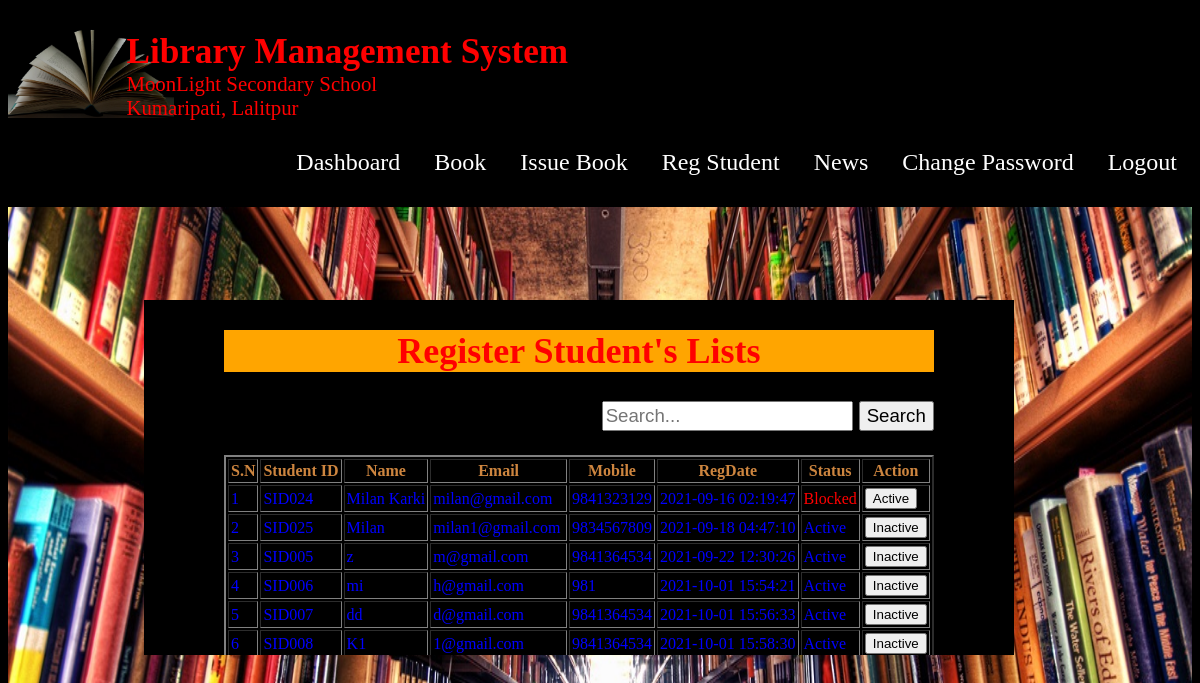
Page /Admin/RegStudent.php (signed in) on the committed database.
### tables this page shows
CREATE TABLE IF NOT EXISTS `students` (
  `id` int(10) unsigned NOT NULL,
  `profile_image` varchar(255) DEFAULT NULL,
  `StudentId` varchar(90) DEFAULT NULL,
  `name` varchar(150) DEFAULT NULL,
  `mobile` varchar(50) DEFAULT NULL,
  `email` varchar(150) DEFAULT NULL,
  `password` varchar(150) DEFAULT NULL,
  `Status` int(1) DEFAULT NULL,
  `RegDate` timestamp NULL DEFAULT CURRENT_TIMESTAMP,
  `UpdationDate` timestamp NULL DEFAULT NULL ON UPDATE CURRENT_TIMESTAMP
);

### Admin/RegStudent.php (the view, shortened to what this page needs)
<html>
	<body style="background-color:black;">
		<?php include('menu.php'); ?>
			<div class="text-block">
			<center id='center'><h2>Register Student's Lists</h2></center>
			<form method="POST" action="">
			<p align="right">
			<input type="text" name="keyword" id="keyword" placeholder="Search...">
			<input type="submit" name="Search" value="Search">
			</p>
			</form>
				<?php
				include("connect.php");
				if(isset($_POST['Search'])){
					$search=$_POST['keyword'];
					$query = "SELECT * FROM students WHERE StudentId like '%{$search}%' ||name like '%{$search}%' ||email like '$search' ||mobile like '$search' ";
					$result = mysqli_query($conn,$query);
				}else{
					$query = "select * from students";
					$result = mysqli_query($conn,$query);
				}
				$cnt=1;
				if(mysqli_num_rows($result)>0){
					echo '<section id="table-scroll">';
					echo '<table border="2" align="center" id="table" cellpadding="2" cellspacing="2">';
					echo '<tr>';
					echo '<th> S.N </th>';
					echo '<th> Student ID </th>';
					echo '<th> Name </th>';
					echo '<th> Email </th>';
					echo '<th> Mobile </th>';
					echo '<th> RegDate </th>';
					echo '<th> Status </th>';
					echo '<th> Action </th>';
					echo '</tr>';
					while($row = mysqli_fetch_assoc($result)){?>
						<tr>
						<td><?php echo $cnt ?></td>
						<td><?php echo $row["StudentId"]?></td>
						<td><?php echo $row["name"]?></td>
						<td><?php echo $row["email"]?></td>
						<td><?php echo $row["mobile"]?></td>
						<td><?php echo $row["RegDate"]?></td>
						<td><?php if($row['Status']==1){
                                                echo "Active";
                                            } else {
												echo "<p>Blocked</p>";
											}?></td>
						<td><?php if($row['Status']==1){?>
							<a href="RegStudent.php?inid=<?php echo $row['id']; ?>" onclick="return confirm('Are you sure you want to block this student?');" >  <button> Inactive</button>
						<?php } else {?>
							<a href="RegStudent.php?id=<?php echo $row['id']; ?>" onclick="return confirm('Are you sure you want to active this student?');"><button> Active</button>
                        <?php } ?></td>
						</tr><?php $cnt=$cnt+1;
						}
					}else
						echo "<h1>0 Register Students<h1>";
					?>
				</table>
				</section>
			</div>
		</div>
	</body>
</html>

### Admin/menu.php (shortened to what this page needs)
<div id="header-1">
			<div id="header-1-1">
				<a href="Dashbord.php">
				<img src="images/3.jpg" style="height:100%;" >
				</a>
			</div>
			<div id="header-1-2">
				<h1 style="font-size:220%;font-family:Old English Text MT;margin-bottom:-20px;">Library Management System</h1>
				<p style="font-size:130%;">MoonLight Secondary School<br>
				Kumaripati, Lalitpur</p>
			</div>
		</div>
		<div id="body">
		<ul>
				<div class="dropdown">
				<a class="dropbtn" href="Dashbord.php">Dashboard</a>
				</div>
				 <div class="dropdown">
				<button class="dropbtn">Book</button>
				</div>
				<div class="dropdown">
				<button class="dropbtn">Issue Book</button>
				</div>
				<div class="dropdown">
				<button class="dropbtn">Reg Student</button>
				</div>
				<div class="dropdown">
					<a class="dropbtn" href="announcement.php">News</a>
					</div>
				<div class="dropdown">
					<a class="dropbtn" href="ChangePassword.php">Change Password</a>
					</div>
				<div class="dropdown">
					<a class="dropbtn" href="Logout.php">Logout</a>
					</div>
			</ul>

### Admin/RegStudent.php (style rules this page uses)
#body ul { float:right; }
#body a { text-decoration:none; //defult is underline border font-weight:bolder; font-size:x-large; color:white; }
#body { width:100%; }
#header-1-1 { height:14%; float:left; width:10%; }
#header-1-2 { height:14%; float:right; width:90%; }
h1,h2,h4,h3,p { color:red; }
th { color:Peru ; }
input,select { font-size:14pt; height:30px; }
.text-block { position: absolute; top: 30%; left:12%; background-color: black; color: white; padding-left: 80px; padding-right: 80px; font-size:x-large; }
#table { color:blue; width:100%; }
#center { background-color:orange; }
#table-scroll { height:200px; overflow:auto; }
.dropbtn { background-color: black; color: white; padding: 15px; font-size: 16px; border: none; border-radius: 30px; font-size:x-large; color:white; font-family: "Times New Roman", Times, serif; }
.dropdown { position: relative; display: inline-block; }

### rows in the picture
students: StudentId "SID024", name "Milan Karki", email "milan@gmail.com", mobile "9841323129", RegDate "2021-09-16 02:19:47", Status "Blocked"
students: StudentId "SID025", name "Milan", email "milan1@gmail.com", mobile "9834567809", RegDate "2021-09-18 04:47:10", Status "Active"
students: StudentId "SID005", name "z", email "m@gmail.com", mobile "9841364534", RegDate "2021-09-22 12:30:26", Status "Active"
students: StudentId "SID006", name "mi", email "h@gmail.com", mobile "981", RegDate "2021-10-01 15:54:21", Status "Active"
students: StudentId "SID007", name "dd", email "d@gmail.com", mobile "9841364534", RegDate "2021-10-01 15:56:33", Status "Active"
students: StudentId "SID008", name "K1", email "1@gmail.com", mobile "9841364534", RegDate "2021-10-01 15:58:30", Status "Active"
